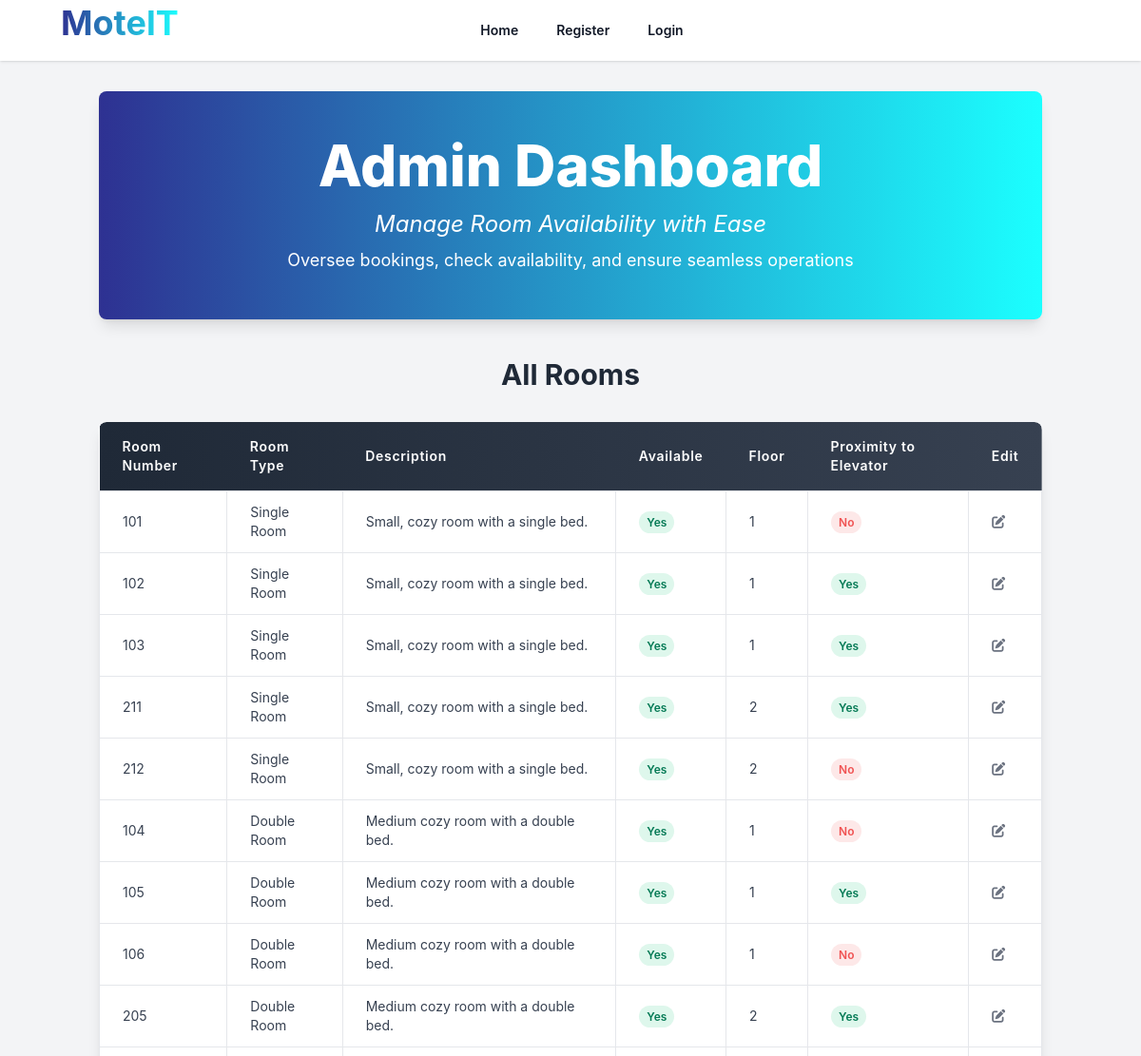
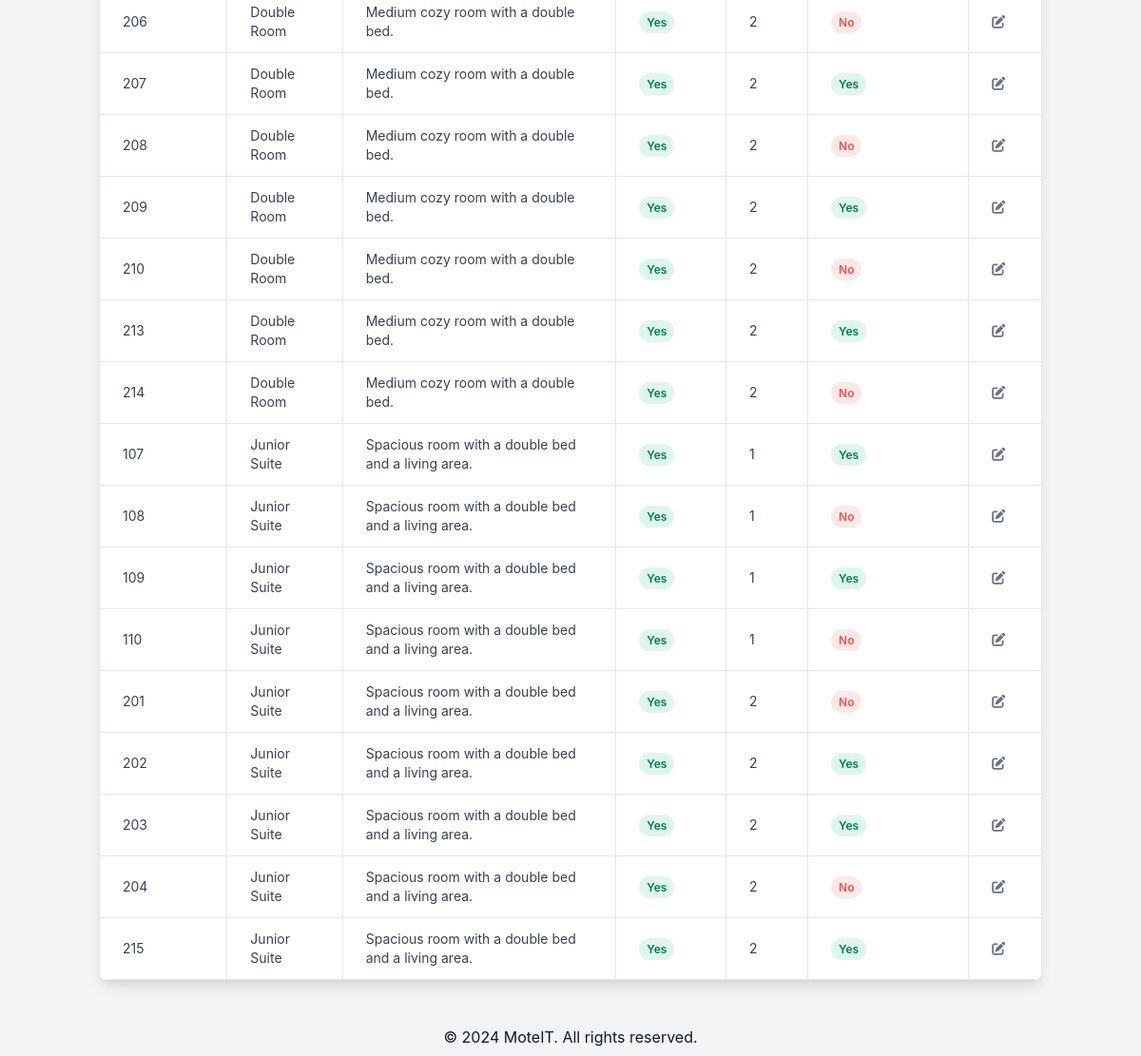
The app's page /public/admin.php with its own data (2 pictures, top to bottom).
### tables this page shows
CREATE TABLE rooms (
    id INT AUTO_INCREMENT PRIMARY KEY,
    room_number VARCHAR(10) NOT NULL UNIQUE,
    type_id INT,
    name VARCHAR(50) NOT NULL,
    description TEXT,
    max_adults INT NOT NULL,
    max_children INT NOT NULL,
    available BOOLEAN DEFAULT TRUE,
    floor INT,
    proximity_to_elevator BOOLEAN DEFAULT FALSE,
    created_at TIMESTAMP DEFAULT CURRENT_TIMESTAMP,
    FOREIGN KEY (type_id) REFERENCES room_types(id)
);

CREATE TABLE room_types (
    id INT AUTO_INCREMENT PRIMARY KEY,
    name VARCHAR(50) NOT NULL,
    description TEXT,
    max_adults INT NOT NULL,
    max_children INT NOT NULL,
    created_at TIMESTAMP DEFAULT CURRENT_TIMESTAMP
);

### public/admin.php (called while the page is built, shortened)
<?php
include __DIR__ . '/../app/core/db_connect.php';
$sql = "SELECT r.id, r.room_number, r.description AS room_description, r.available, r.floor, r.proximity_to_elevator, rt.name AS room_type
        FROM rooms r
        JOIN room_types rt ON r.type_id = rt.id";
$result = $conn->query($sql);
include __DIR__ . '/../app/views/layouts/main.php';
?>

### app/views/admin.php (the view, shortened to what this page needs)
<body class="bg-gray-100 font-sans leading-normal tracking-normal">
    <header class="mt-4 rounded-lg bg-gradient-to-r from-[#2E3192] to-[#1BFFFF] text-white py-12 shadow-lg">
        <div class="container mx-auto text-center">
            <h1 class="text-6xl font-extrabold leading-snug">Admin Dashboard</h1>
            <p class="mt-4 text-2xl italic">Manage Room Availability with Ease</p>
            <p class="mt-2 text-lg">Oversee bookings, check availability, and ensure seamless operations</p>
        </div>
    </header>
    <div class="container">
        <div class="mt-10">
            <h2 class="text-3xl font-bold mb-8 text-center text-gray-800">All Rooms</h2>
            <div class="overflow-x-auto rounded-lg shadow-lg">
                <table class="min-w-full bg-white shadow-md rounded-lg overflow-hidden">
                    <thead class="bg-gradient-to-r from-gray-800 to-gray-700 text-white">
                        <tr>
                            <th class="py-4 px-6 text-left text-sm font-semibold tracking-wider">Room Number</th>
                            <th class="py-4 px-6 text-left text-sm font-semibold tracking-wider">Room Type</th>
                            <th class="py-4 px-6 text-left text-sm font-semibold tracking-wider">Description</th>
                            <th class="py-4 px-6 text-left text-sm font-semibold tracking-wider">Available</th>
                            <th class="py-4 px-6 text-left text-sm font-semibold tracking-wider">Floor</th>
                            <th class="py-4 px-6 text-left text-sm font-semibold tracking-wider">Proximity to Elevator</th>
                            <th class="py-4 px-6 text-left text-sm font-semibold tracking-wider">Edit</th>
                        </tr>
                    </thead>
                    <tbody class="bg-white divide-y divide-gray-200">
                        <?php while ($row = $result->fetch_assoc()): ?>
                            <tr class="hover:bg-gray-50 hover:shadow-sm transition-all duration-200">
                                <td class="border px-6 py-3 text-sm text-gray-700"><?php echo htmlspecialchars($row['room_number']); ?></td>
                                <td class="border px-6 py-3 text-sm text-gray-700"><?php echo htmlspecialchars($row['room_type']); ?></td>
                                <td class="border px-6 py-3 text-sm text-gray-700"><?php echo htmlspecialchars($row['room_description']); ?></td>
                                <td class="border px-6 py-3 text-sm text-gray-700">
                                    <span class="<?php echo $row['available'] ? 'bg-green-100 text-green-600' : 'bg-red-100 text-red-500'; ?> px-2 py-1 rounded-full text-xs font-semibold">
                                        <?php echo $row['available'] ? 'Yes' : 'No'; ?>
                                    </span>
                                </td>
                                <td class="border px-6 py-3 text-sm text-gray-700"><?php echo htmlspecialchars($row['floor']); ?></td>
                                <td class="border px-6 py-3 text-sm text-gray-700">
                                    <span class="<?php echo $row['proximity_to_elevator'] ? 'bg-green-100 text-green-600' : 'bg-red-100 text-red-500'; ?> px-2 py-1 rounded-full text-xs font-semibold">
                                        <?php echo $row['proximity_to_elevator'] ? 'Yes' : 'No'; ?>
                                    </span>
                                </td>
                                <td class="border px-6 py-3 text-sm text-gray-700">
                                    <button class="text-gray-500 hover:text-gray-700 edit-button" data-room-id="<?php echo $row['id']; ?>" data-room-number="<?php echo htmlspecialchars($row['room_number']); ?>" data-room-type="<?php echo htmlspecialchars($row['room_type']); ?>" data-room-description="<?php echo htmlspecialchars($row['room_description']); ?>" data-availability="<?php echo $row['available']; ?>" data-floor="<?php echo htmlspecialchars($row['floor']); ?>" data-proximity="<?php echo $row['proximity_to_elevator']; ?>">
                                        <i class="fas fa-edit"></i>
                                    </button>
                                </td>
                            </tr>
                        <?php endwhile; ?>
                    </tbody>
                </table>
            </div>
        </div>
    </div>
</body>

### records on screen
rooms: room_number "101", type.name "Single Room", description "Small, cozy room with a single bed.", available "Yes", floor "1", proximity_to_elevator "No"
rooms: room_number "102", type.name "Single Room", description "Small, cozy room with a single bed.", available "Yes", floor "1", proximity_to_elevator "Yes"
rooms: room_number "103", type.name "Single Room", description "Small, cozy room with a single bed.", available "Yes", floor "1", proximity_to_elevator "Yes"
rooms: room_number "211", type.name "Single Room", description "Small, cozy room with a single bed.", available "Yes", floor "2", proximity_to_elevator "Yes"
rooms: room_number "212", type.name "Single Room", description "Small, cozy room with a single bed.", available "Yes", floor "2", proximity_to_elevator "No"
rooms: room_number "104", type.name "Double Room", description "Medium cozy room with a double bed.", available "Yes", floor "1", proximity_to_elevator "No"
rooms: room_number "105", type.name "Double Room", description "Medium cozy room with a double bed.", available "Yes", floor "1", proximity_to_elevator "Yes"
rooms: room_number "106", type.name "Double Room", description "Medium cozy room with a double bed.", available "Yes", floor "1", proximity_to_elevator "No"
rooms: room_number "205", type.name "Double Room", description "Medium cozy room with a double bed.", available "Yes", floor "2", proximity_to_elevator "Yes"
rooms: room_number "206", type.name "Double Room", description "Medium cozy room with a double bed.", available "Yes", floor "2", proximity_to_elevator "No"
rooms: room_number "207", type.name "Double Room", description "Medium cozy room with a double bed.", available "Yes", floor "2", proximity_to_elevator "Yes"
rooms: room_number "208", type.name "Double Room", description "Medium cozy room with a double bed.", available "Yes", floor "2", proximity_to_elevator "No"
rooms: room_number "209", type.name "Double Room", description "Medium cozy room with a double bed.", available "Yes", floor "2", proximity_to_elevator "Yes"
rooms: room_number "210", type.name "Double Room", description "Medium cozy room with a double bed.", available "Yes", floor "2", proximity_to_elevator "No"
rooms: room_number "213", type.name "Double Room", description "Medium cozy room with a double bed.", available "Yes", floor "2", proximity_to_elevator "Yes"
rooms: room_number "214", type.name "Double Room", description "Medium cozy room with a double bed.", available "Yes", floor "2", proximity_to_elevator "No"
rooms: room_number "107", type.name "Junior Suite", description "Spacious room with a double bed and a living area.", available "Yes", floor "1", proximity_to_elevator "Yes"
rooms: room_number "108", type.name "Junior Suite", description "Spacious room with a double bed and a living area.", available "Yes", floor "1", proximity_to_elevator "No"
rooms: room_number "109", type.name "Junior Suite", description "Spacious room with a double bed and a living area.", available "Yes", floor "1", proximity_to_elevator "Yes"
rooms: room_number "110", type.name "Junior Suite", description "Spacious room with a double bed and a living area.", available "Yes", floor "1", proximity_to_elevator "No"
rooms: room_number "201", type.name "Junior Suite", description "Spacious room with a double bed and a living area.", available "Yes", floor "2", proximity_to_elevator "No"
rooms: room_number "202", type.name "Junior Suite", description "Spacious room with a double bed and a living area.", available "Yes", floor "2", proximity_to_elevator "Yes"
rooms: room_number "203", type.name "Junior Suite", description "Spacious room with a double bed and a living area.", available "Yes", floor "2", proximity_to_elevator "Yes"
rooms: room_number "204", type.name "Junior Suite", description "Spacious room with a double bed and a living area.", available "Yes", floor "2", proximity_to_elevator "No"
rooms: room_number "215", type.name "Junior Suite", description "Spacious room with a double bed and a living area.", available "Yes", floor "2", proximity_to_elevator "Yes"
